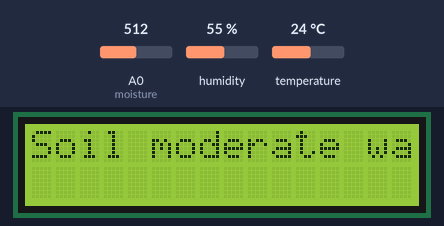
A sketch run on a simulated Arduino Uno, built with avr-gcc and run on an emulated ATmega328P. Shown: 16×2 character LCD. The test bench sets the inputs (shaded band); at power-on: A0 (moisture) = 512, humidity 55 %, temperature 24 °C. What the sketch prints to the serial monitor is not drawn.

Above: at 1.2 s.
1.3 s: A0 (moisture) set to 490
At 6.4 s:
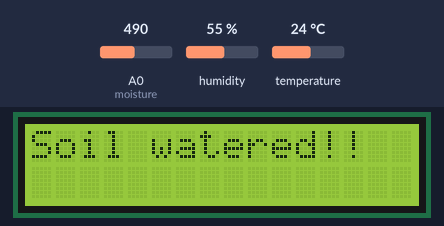
7.3 s: A0 (moisture) set to 710
At 11.5 s:
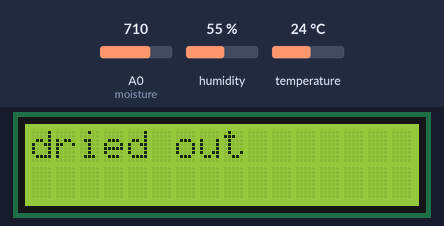
13.3 s: A0 (moisture) set to 688
At 15.9 s:
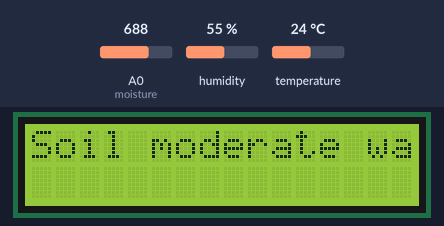
19.3 s: A0 (moisture) set to 716
At 21.0 s:
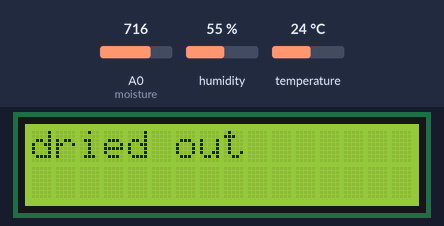
Timing chart, 0 to 22.5 s (numbered marks = the images above; inputs shaded):
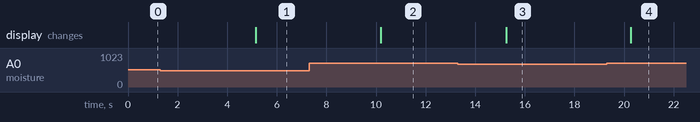

The sketch:

smart_soil_water_status.ino
```cpp
#include <stdio.h>
#include <DHT.h>
#include <LiquidCrystal_I2C.h>

LiquidCrystal_I2C lcd(0x27,16,2);
#define moisture A0
int buzz =  9;
DHT dht(3,DHT11);

void setup() {

  lcd.init();
  lcd.backlight();
  lcd.clear();
  lcd.setCursor(2, 0);
  lcd.print("Hey!!");
Serial.begin(9600);
dht.begin();
}

void loop() {
int m = analogRead(moisture);
int h = dht.readHumidity();
int t = dht.readTemperature();
Serial.print(m);
Serial.print("|");
Serial.print(h);
Serial.print("|");
Serial.println(t);

if(m <500){
  lcd.clear();
  lcd.print("Soil watered!!");
  Serial.println("Soil watered!!");
  digitalWrite(buzz, LOW);
}else if (m>500 && m <=700){
  lcd.clear();
  lcd.print("Soil moderate watered!!");
  Serial.println("Soil moderate watered!!");
  digitalWrite(buzz, LOW);
}else{
  lcd.clear();
  lcd.print("dried out");
  Serial.println("Soil dried out!");
  digitalWrite(buzz, HIGH);
}
delay(5000);
}
```

Measured:
- the behaviour switches between 701 and 700 on A0 (moisture) (found by bisection; images 2 and 3)
- after the input at 1.3 s, the display: changes after 3.9 s (image 1)
- after the input at 7.3 s, the display: changes after 2.9 s (image 2)
- after the input at 13.3 s, the display: changes after 1.9 s (image 3)
- after the input at 19.3 s, the display: changes after 0.98 s (image 4)
